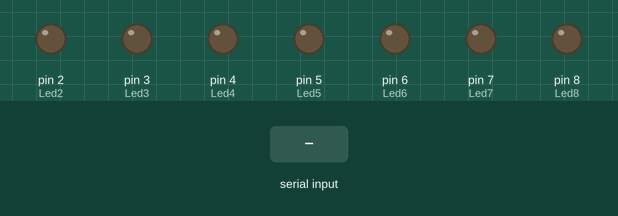
Simulated run of this sketch. Board: Arduino Uno, built with avr-gcc and run on an emulated ATmega328P. Parts: output pins drawn as LEDs (lit = HIGH). Dashed ring = blinking. Inputs (shaded band) come from the test bench. Pins used as bus, display or sensor lines are not drawn; what the sketch prints to the serial monitor is not drawn.

Above: at 1.2 s.
1.3 s: "3" received over Serial
At 1.4 s:
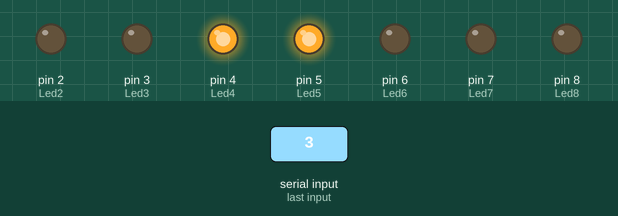
3.6 s: "1" received over Serial
At 4.0 s:
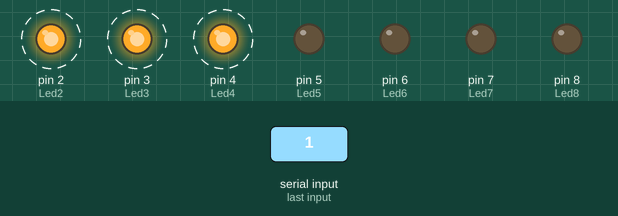
6.6 s: "2" received over Serial
At 7.0 s:
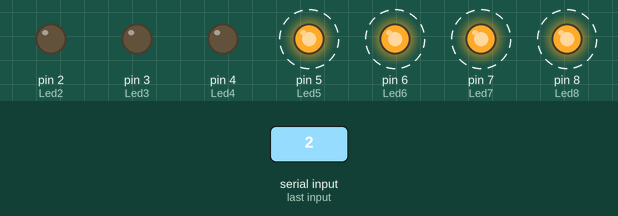
9.6 s: "4" received over Serial
At 10.0 s:
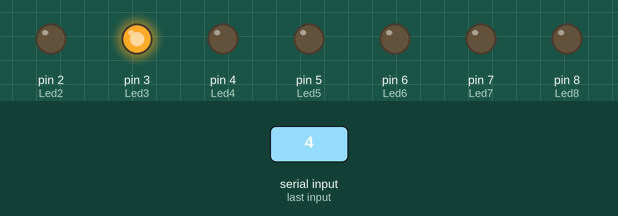
12.6 s: "5" received over Serial
At 14.1 s:
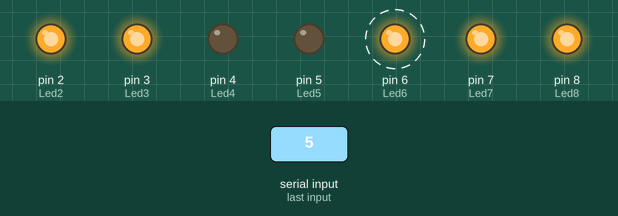
Timing chart, 0 to 15.9 s (numbered marks = the images above; inputs shaded):
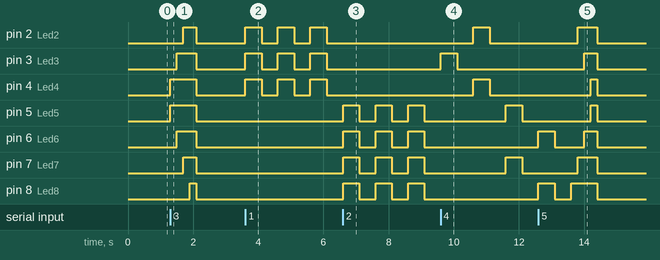

Measured:
- after the input at 1.3 s, pin 2 (Led2), pin 7 (Led7): LOW → HIGH after 0.40 s, → LOW 0.40 s later; pin 3 (Led3), pin 6 (Led6): LOW → HIGH after 0.20 s, → LOW 0.60 s later; pin 4 (Led4), pin 5 (Led5): LOW → HIGH at once, → LOW 0.80 s later; pin 8 (Led8): LOW → HIGH after 0.60 s, → LOW 0.20 s later
- after the input at 3.6 s, pin 2 (Led2), pin 3 (Led3), pin 4 (Led4): alternates HIGH for 0.50 s and LOW for 0.50 s, starting at once
- after the input at 6.6 s, pin 5 (Led5), pin 6 (Led6), pin 7 (Led7), pin 8 (Led8): alternates HIGH for 0.50 s and LOW for 0.50 s, starting at once
- after the input at 9.6 s, pin 2 (Led2), pin 4 (Led4): LOW → HIGH after 1.0 s, → LOW 0.50 s later; pin 3 (Led3): LOW → HIGH at once, → LOW 0.50 s later; pin 5 (Led5), pin 7 (Led7): LOW → HIGH after 2.0 s, → LOW 0.50 s later
- after the input at 12.6 s, pin 2 (Led2), pin 7 (Led7): LOW → HIGH after 1.2 s, → LOW 0.60 s later; pin 3 (Led3): LOW → HIGH after 1.4 s, → LOW 0.40 s later; pin 4 (Led4), pin 5 (Led5): LOW → HIGH after 1.6 s, → LOW 0.20 s later

The sketch:

projeto.ino.ino
```cpp
#define Led1 1
#define Led2 2
#define Led3 3
#define Led4 4
#define Led5 5
#define Led6 6
#define Led7 7
#define Led8 8
int qtasVezes = 0;


void setup() {
 Serial.begin(9600);
 pinMode(Led1,OUTPUT);
 pinMode(Led2,OUTPUT);
 pinMode(Led3,OUTPUT);
 pinMode(Led4,OUTPUT);
 pinMode(Led5,OUTPUT);
 pinMode(Led6,OUTPUT);
 pinMode(Led7,OUTPUT);
 pinMode(Led8,OUTPUT);

}
void efeito1()
{
  while(qtasVezes < 3)
 {
  digitalWrite(Led1,HIGH);
  digitalWrite(Led2,HIGH);
  digitalWrite(Led3,HIGH);
  digitalWrite(Led4,HIGH);
  delay(500);
  digitalWrite(Led1,LOW);
  digitalWrite(Led2,LOW);
  digitalWrite(Led3,LOW);
  digitalWrite(Led4,LOW);
  delay(500);
  qtasVezes++;
}
Serial.write("0");
}

void efeito2()
{
  while(qtasVezes < 3)
 {
  digitalWrite(Led5,HIGH);
  digitalWrite(Led6,HIGH);
  digitalWrite(Led7,HIGH);
  digitalWrite(Led8,HIGH);
  delay(500);
  digitalWrite(Led5,LOW);
  digitalWrite(Led6,LOW);
  digitalWrite(Led7,LOW);
  digitalWrite(Led8,LOW);
  delay(500);
  qtasVezes++;

 }
  Serial.write("0");
}
void efeito3()
{

 digitalWrite(Led4,HIGH);
 digitalWrite(Led5,HIGH);
 delay(200);
 digitalWrite(Led3,HIGH);
 digitalWrite(Led6,HIGH);
 delay(200);
 digitalWrite(Led2,HIGH);
 digitalWrite(Led7,HIGH);
 delay(200);
 digitalWrite(Led1,HIGH);
 digitalWrite(Led8,HIGH);
 delay(200);
 digitalWrite(Led1,LOW);
 digitalWrite(Led3,LOW);
 digitalWrite(Led2,LOW);
 digitalWrite(Led4,LOW);
 digitalWrite(Led5,LOW);
 digitalWrite(Led7,LOW);
 digitalWrite(Led6,LOW);
 digitalWrite(Led8,LOW);
 Serial.write("0");


}
void efeito4(){
     digitalWrite(Led1,HIGH);
     digitalWrite(Led3,HIGH);
     delay(500);
     digitalWrite(Led1,LOW);
     digitalWrite(Led3,LOW);
     delay(500);
     digitalWrite(Led2,HIGH);
     digitalWrite(Led4,HIGH);
     delay(500);
     digitalWrite(Led2,LOW);
     digitalWrite(Led4,LOW);
     delay(500);
     digitalWrite(Led5,HIGH);
     digitalWrite(Led7,HIGH);
     delay(500);
     digitalWrite(Led5,LOW);
     digitalWrite(Led7,LOW);
     delay(500);
     digitalWrite(Led6,HIGH);
     digitalWrite(Led8,HIGH);
     delay(500);
     digitalWrite(Led6,LOW);
     digitalWrite(Led8,LOW);
     delay(500);
     Serial.write("0");
}
void efeito5(){
  digitalWrite(Led1,HIGH);
  digitalWrite(Led8,HIGH);
  delay(200);
  digitalWrite(Led2,HIGH);
  digitalWrite(Led7,HIGH);
  delay(200);
  digitalWrite(Led3,HIGH);
  digitalWrite(Led6,HIGH);
  delay(200);
  digitalWrite(Led4,HIGH);
  digitalWrite(Led5,HIGH);
  delay(200);
  digitalWrite(Led1,LOW);
  digitalWrite(Led3,LOW);
  digitalWrite(Led2,LOW);
  digitalWrite(Led4,LOW);
  digitalWrite(Led5,LOW);
  digitalWrite(Led7,LOW);
  digitalWrite(Led6,LOW);
  digitalWrite(Led8,LOW);
  Serial.write("0");
}

void loop() {
  if(Serial.available() > 0)
  {
char recieveVal;

recieveVal = Serial.read();
if(recieveVal == '1')
{
 efeito1();
}


if(recieveVal == '2')
{

 efeito2();
}
if(recieveVal == '3')
{
   efeito3();
}
if(recieveVal == '4')
{
 efeito4();
}
if(recieveVal == '5')
{
 efeito5();
}
qtasVezes = 0;
}
}
```
